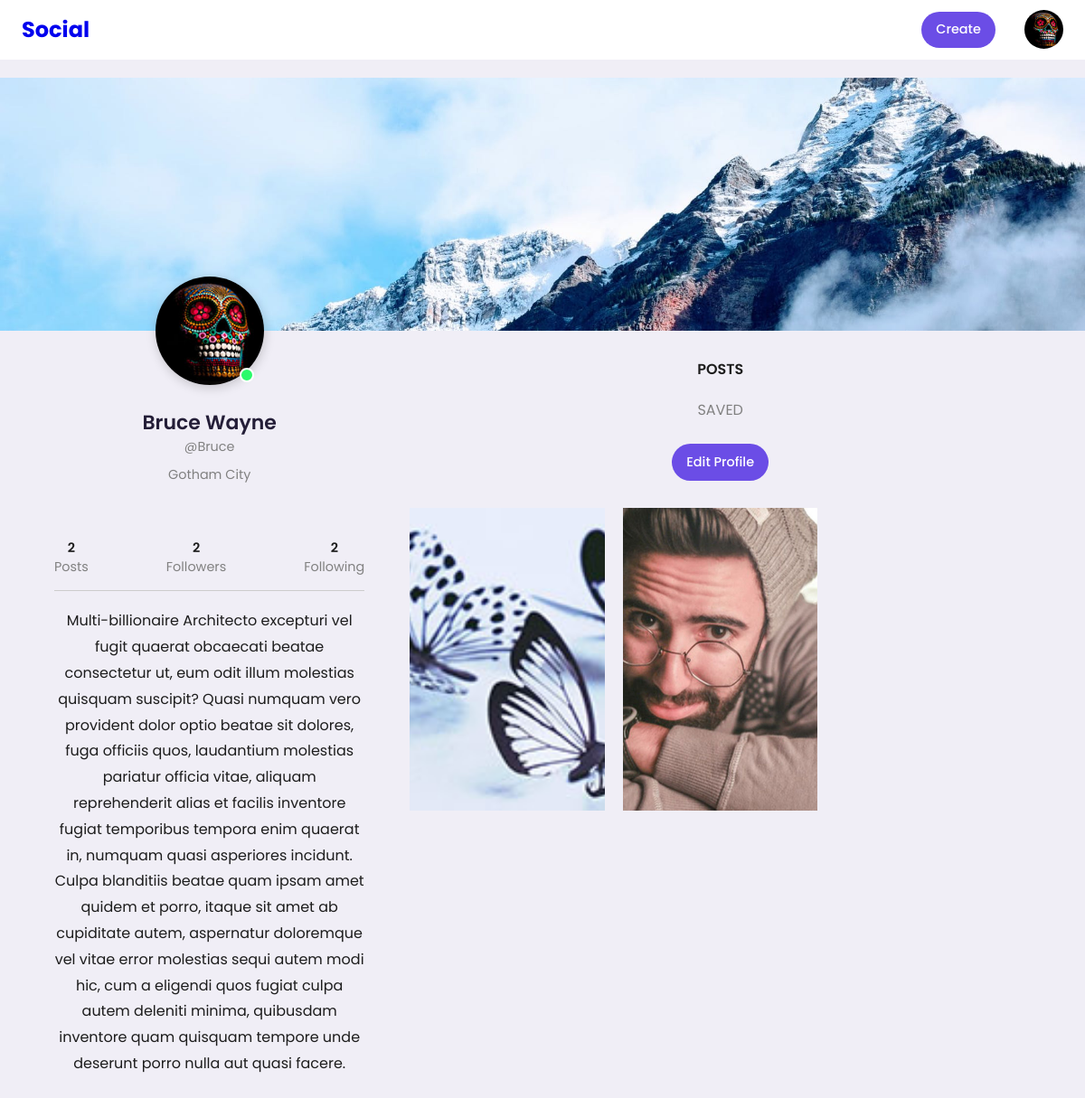
The page /Bruce/ (signed in) on the database its author committed.
### userauths/models.py (models this page shows, shortened)
class Profile(models.Model):
    user = models.OneToOneField(User, related_name='profile', on_delete=models.CASCADE)
    image = models.ImageField(upload_to="profile_picture", null=True, default="default.jpg")
    first_name = models.CharField(max_length=200, null=True, blank=True)
    last_name = models.CharField(max_length=200, null=True, blank=True)
    bio = models.CharField(max_length=200, null=True, blank=True)
    location = models.CharField(max_length=200, null=True, blank=True)
    url = models.URLField(max_length=200, null=True, blank=True)
    favourite = models.ManyToManyField(Post,blank=True)

### post/models.py (models this page shows, shortened)
class Post(models.Model):
    id = models.UUIDField(primary_key=True,default=uuid.uuid4,editable=False)
    picture = models.ImageField(upload_to=user_directory_path,verbose_name="Picture",null=True)
    caption = models.CharField(max_length=10000,verbose_name="Caption")
    posted = models.DateTimeField(auto_now_add=True)
    tag = models.ManyToManyField(Tag,related_name="tags")
    user = models.ForeignKey(User,on_delete=models.CASCADE)
    likes = models.ManyToManyField(User,related_name="likedposts",through="LikedPost")
    def get_absolute_url(self):
        return reverse('post-details',args=[str(self.id)])

### userauths/views.py (the view)
# urls.py: path('<username>/',UserProfile,name='profile'),
def UserProfile(request, username):
    Profile.objects.get_or_create(user=request.user)
    user = get_object_or_404(User, username=username)
    profile = Profile.objects.get(user=user)
    url_name = resolve(request.path).url_name
    if url_name == 'profile':
        posts = Post.objects.filter(user=user).order_by('-posted')
    else:
        posts = profile.favourite.all()
    post_count = Post.objects.filter(user=user).count()
    following_count = Follow.objects.filter(follower=user).count()
    followers_count = Follow.objects.filter(following=user).count()
    follow_status = Follow.objects.filter(following=user,follower=request.user).exists()
    paginator = Paginator(posts, 8)
    page_number = request.GET.get('page')
    posts_paginator = paginator.get_page(page_number)
    context = {
        'posts_paginator': posts_paginator,
        'posts' : posts,
        'profile': profile,
        'post_count' : post_count,
        'following_count' : following_count,
        'followers_count' : followers_count,
        'follow_status' : follow_status,
    }
    return render(request, "userauths/profile.html", context)

### userauths/templates/userauths/profile.html (shortened to what this page needs)
{%extends 'base.html'%} {% load static %} {% block content %}
<!DOCTYPE html>
    <link
      rel="stylesheet"
      href="https://cdnjs.cloudflare.com/ajax/libs/font-awesome/6.1.1/css/all.min.css"
    />
    <link rel="stylesheet" href="{% static 'userauths/style.css' %}" />
    <div class="header__wrapper">
      <header></header>
      <div class="cols__container">
        <div class="left__col">
          <div class="img__container">
            <img
              src="{{profile.image.url}}"
              alt="{{ profile.user.username }}"
            />
            <span></span>
          </div>
          <h2>{{ profile.first_name }} {{ profile.last_name }}</h2>
          <p style="margin-bottom: 10px;"> @{{profile.user.username }}</p>
         <p> {{ profile.location }} </p><br>
          <ul class="about">
            <li><span>{{post_count}}</span> Posts</li>
            <li><span>{{ followers_count}}</span> Followers</li>
            <li><span>{{ following_count}}</span> Following</li>
          </ul>
          <div class="content">
            <p>
              <p>{{ profile.bio }} {% lorem 1 b random %}</p>
            </p>
          </div>
        </div>
        <div class="right__col">
          <div class="nav">
            <ul>
              <li><a href="{% url 'profile' profile.user %}">Posts</a></li>
              {% if profile.user == request.user%}
              <li>
                <a href="{% url 'profilefavourite' profile.user %}">Saved</a>
              </li>
              {%endif%}
            </ul> <br>
          {% if profile.user == request.user%}
         <a href="{%url 'editprofile'%}"> <label class = "btn btn-primary"> Edit Profile </label></a>
          {%endif%}
          </div>
          <div class="photos">
            {% for post in posts %}
            <a href="{{post.get_absolute_url}}">
              <img src="{{ post.picture.url }}" alt="Photo" />
            </a>
            {% endfor %}
        </div>
        </div>
        </div>
      </div>
{% endblock content %}

### templates/base.html (shortened to what this page needs)
{% load static %}
<!DOCTYPE html>
<html lang="en">
<head>
    <link rel="stylesheet" href="https://unicons.iconscout.com/release/v2.1.6/css/unicons.css">
    <link rel="stylesheet" href= "{% static '/style.css' %}" >
</head>
<body>
    <nav>
        <div class="container">
            <h2 class="log">
                <a href = "{% url 'home' %}">
                Social
                </a>
            </h2>
            <div class="create">
                <a href="{% url 'newpost' %}" class="btn btn-primary" role="button">
                    Create
                </a>
                <div class="profile-photo" >
                    <a href = "{% url 'profile' request.user.profile.user %}">
                    <img src="{{request.user.profile.image.url}}"/>
                    </a>
                </div>
            </div>
        </div>
    </nav>
    <main>
            {% block content%}
            {%endblock content%}
    </main>
</body>

### static/style.css (style rules this page uses)
:root { --primary-color-hue: 252; --dark-color-lightness:17%; --light-color-lightness:95%; --white-color-lightness:100%; --color-dark : hsl(252,30%, var(--dark-color-lightness)); --color-light : hsl(252,30%,var(--light-color-lightness)); --color-gray : hsl(var(--primary-color-hue),15%,65%); --color-primary: hsl(var(--primary-color-hue),75%,60%); --color-secondary: hsl(252,100%,90%); --color-danger: hsl(0,95%,65%); --color-sucsess: hsl(120,95%,65%); --color-white: hsl(252,30%,var(--white-color-lightness)); --color-black : hsl(252,30%,10%); --border-radius: 2rem; --card-border-radius: 1rem; --btn-padding: 0.6rem 1rem; --search-padding: 0.6rem 1rem; --card-padding: 1rem; --sticky-top-left: 5.4rem; --sticky-top-right: -18rem; }
*, *::before, *::after { margin: 0; padding: 0; outline: 0; box-sizing: border-box; text-decoration: none; list-style: none; border: none; }
body { font-family: "Poppins",sans-serif ; color: var(--color-dark); background: var(--color-light); overflow-x: hidden; }
.container { width: 80%; margin:0 auto; }
.profile-photo { width: 2.7rem; aspect-ratio: 1/1; border-radius: 50%; overflow: hidden; }
img { display: block; width: 100%; }
.btn { display: inline-block; padding: var(--btn-padding); font-weight: 500; border-radius: var(--border-radius); cursor: pointer; transition: all 300ms ease; font-size: 0.9rem; }
.btn-primary { background: var(--color-primary); color: white; }
nav { width: 100%; background: var(--color-white); padding: 0.7rem 0; position: fixed; top: 0; z-index: 10; }
nav .container { display: flex; align-items: center; justify-content: space-between; }
nav .create { display: flex; align-items: center; gap: 2rem; }
main { position: relative; top: 5.4rem; }
@media screen and (max-width: 1200px) { .container { width: 96%; } }

### rows shown on the page
Profile: image (picture), first_name "Bruce", last_name "Wayne", user.username "Bruce", location "Gotham City", bio "Multi-billionaire"
Post: picture (picture)
Post: picture (picture)

### other values the page prints
{{ post_count }} "2"
{{ followers_count }} "2"
{{ following_count }} "2"
